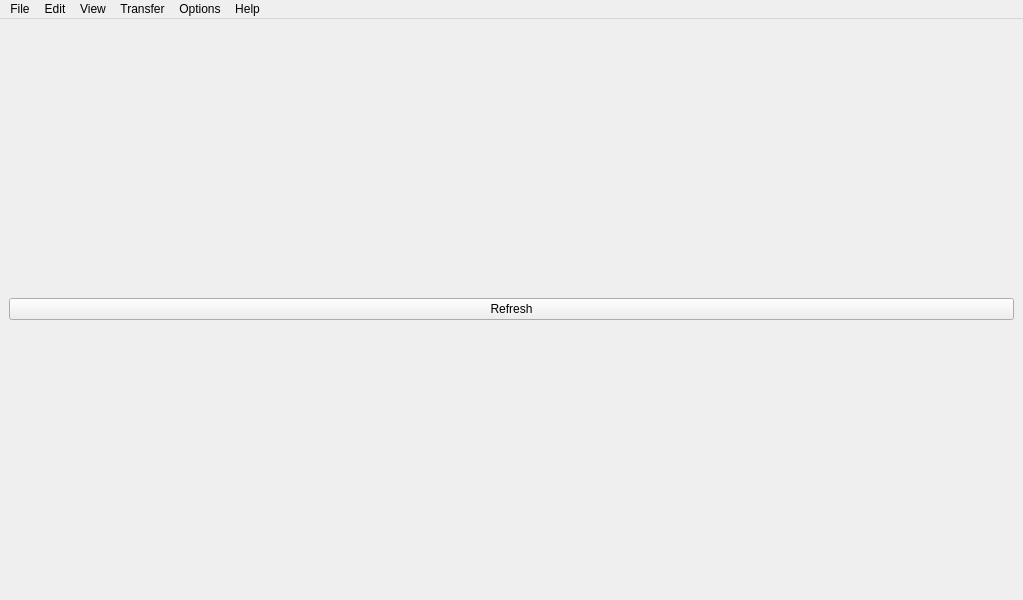
<?xml version="1.0" encoding="UTF-8"?>
<ui version="4.0">
 <class>TelnetWindow</class>
 <widget class="QMainWindow" name="TelnetWindow">
  <property name="geometry">
   <rect>
    <x>0</x>
    <y>0</y>
    <width>1023</width>
    <height>600</height>
   </rect>
  </property>
  <property name="windowTitle">
   <string>TelnetWindow</string>
  </property>
  <widget class="QWidget" name="centralwidget">
   <layout class="QVBoxLayout" name="verticalLayout">
    <item>
     <layout class="QVBoxLayout" name="teOutput"/>
    </item>
    <item>
     <widget class="QPushButton" name="refreshPushbuttion">
      <property name="text">
       <string>Refresh</string>
      </property>
     </widget>
    </item>
   </layout>
  </widget>
  <widget class="QMenuBar" name="menuBar">
   <property name="geometry">
    <rect>
     <x>0</x>
     <y>0</y>
     <width>1023</width>
     <height>30</height>
    </rect>
   </property>
   <widget class="QMenu" name="menuEdit">
    <property name="title">
     <string>Edit</string>
    </property>
    <addaction name="actionFind"/>
    <addaction name="separator"/>
    <addaction name="actionCopy"/>
    <addaction name="actionPaste"/>
    <addaction name="actionSelent_All"/>
    <addaction name="separator"/>
    <addaction name="actionReset"/>
   </widget>
   <widget class="QMenu" name="menuHelp">
    <property name="title">
     <string>Help</string>
    </property>
    <addaction name="separator"/>
    <addaction name="actionHelp"/>
    <addaction name="separator"/>
    <addaction name="actionAbout"/>
    <addaction name="actionAbout_Qt"/>
   </widget>
   <widget class="QMenu" name="menuView">
    <property name="title">
     <string>View</string>
    </property>
    <addaction name="actionZoom_In"/>
    <addaction name="actionZoom_Out"/>
    <addaction name="separator"/>
    <addaction name="actionReset_Zoom"/>
   </widget>
   <widget class="QMenu" name="menuOption">
    <property name="title">
     <string>Options</string>
    </property>
    <widget class="QMenu" name="menuColors">
     <property name="title">
      <string>Colors</string>
     </property>
    </widget>
    <widget class="QMenu" name="menuKeyBindings">
     <property name="title">
      <string>KeyBindings</string>
     </property>
    </widget>
    <widget class="QMenu" name="menuMisc">
     <property name="title">
      <string>Misc</string>
     </property>
     <widget class="QMenu" name="menuLog">
      <property name="title">
       <string>Log</string>
      </property>
      <addaction name="actionadd_time_on_each_line"/>
      <addaction name="actionFflush_file"/>
     </widget>
     <addaction name="menuLog"/>
    </widget>
    <addaction name="menuColors"/>
    <addaction name="menuKeyBindings"/>
    <addaction name="menuMisc"/>
   </widget>
   <widget class="QMenu" name="menuTransfer">
    <property name="title">
     <string>Transfer</string>
    </property>
    <addaction name="actionSendASCII"/>
    <addaction name="actionReceiveASCII"/>
    <addaction name="separator"/>
    <addaction name="actionSendBinary"/>
    <addaction name="separator"/>
    <addaction name="actionSendXmodem"/>
    <addaction name="actionReceiveXmodem"/>
    <addaction name="separator"/>
    <addaction name="actionSendYmodem"/>
    <addaction name="actionReceiveYmodem"/>
   </widget>
   <widget class="QMenu" name="menuFile">
    <property name="title">
     <string>File</string>
    </property>
    <addaction name="actionSave_screen"/>
    <addaction name="separator"/>
    <addaction name="actionSave_log"/>
    <addaction name="actionSave_Rawlog"/>
   </widget>
   <addaction name="menuFile"/>
   <addaction name="menuEdit"/>
   <addaction name="menuView"/>
   <addaction name="menuTransfer"/>
   <addaction name="menuOption"/>
   <addaction name="menuHelp"/>
  </widget>
  <action name="actionFind">
   <property name="text">
    <string>Find</string>
   </property>
  </action>
  <action name="actionCopy">
   <property name="text">
    <string>Copy</string>
   </property>
  </action>
  <action name="actionPaste">
   <property name="text">
    <string>Paste</string>
   </property>
  </action>
  <action name="actionHelp">
   <property name="icon">
    <iconset resource="../res/resource.qrc">
     <normaloff>:/boardview/icons/help.png</normaloff>:/boardview/icons/help.png</iconset>
   </property>
   <property name="text">
    <string>Help</string>
   </property>
  </action>
  <action name="actionAbout">
   <property name="icon">
    <iconset resource="../res/resource.qrc">
     <normaloff>:/boardview/icons/about.png</normaloff>:/boardview/icons/about.png</iconset>
   </property>
   <property name="text">
    <string>About</string>
   </property>
  </action>
  <action name="actionAbout_Qt">
   <property name="icon">
    <iconset resource="../res/resource.qrc">
     <normaloff>:/boardview/icons/aboutqt.png</normaloff>:/boardview/icons/aboutqt.png</iconset>
   </property>
   <property name="text">
    <string>About Qt</string>
   </property>
  </action>
  <action name="actionReset">
   <property name="text">
    <string>Reset</string>
   </property>
  </action>
  <action name="actionSave_log">
   <property name="text">
    <string>Save log</string>
   </property>
  </action>
  <action name="actionZoom_In">
   <property name="text">
    <string>Zoom In</string>
   </property>
  </action>
  <action name="actionZoom_Out">
   <property name="text">
    <string>Zoom Out</string>
   </property>
  </action>
  <action name="actionReset_Zoom">
   <property name="text">
    <string>Reset Zoom</string>
   </property>
  </action>
  <action name="actionSendASCII">
   <property name="text">
    <string>Send ASCII...</string>
   </property>
  </action>
  <action name="actionReceiveASCII">
   <property name="text">
    <string>Receive ASCII...</string>
   </property>
  </action>
  <action name="actionSendBinary">
   <property name="text">
    <string>Send Binary...</string>
   </property>
  </action>
  <action name="actionSendXmodem">
   <property name="text">
    <string>Send Xmodem...</string>
   </property>
  </action>
  <action name="actionReceiveXmodem">
   <property name="text">
    <string>Receive Xmodem...</string>
   </property>
  </action>
  <action name="actionSendYmodem">
   <property name="text">
    <string>Send Ymodem...</string>
   </property>
  </action>
  <action name="actionReceiveYmodem">
   <property name="text">
    <string>Receive Ymodem...</string>
   </property>
  </action>
  <action name="actionSelent_All">
   <property name="text">
    <string>Select All</string>
   </property>
  </action>
  <action name="actionSave_Rawlog">
   <property name="text">
    <string>Save Rawlog</string>
   </property>
  </action>
  <action name="actionadd_time_on_each_line">
   <property name="checkable">
    <bool>true</bool>
   </property>
   <property name="text">
    <string>Add timestamp on each line...</string>
   </property>
  </action>
  <action name="actionFflush_file">
   <property name="checkable">
    <bool>true</bool>
   </property>
   <property name="text">
    <string>Fflush file...</string>
   </property>
  </action>
  <action name="actionSave_screen">
   <property name="text">
    <string>Save screen</string>
   </property>
  </action>
 </widget>
 <resources>
  <include location="../res/resource.qrc"/>
 </resources>
 <connections/>
</ui>
